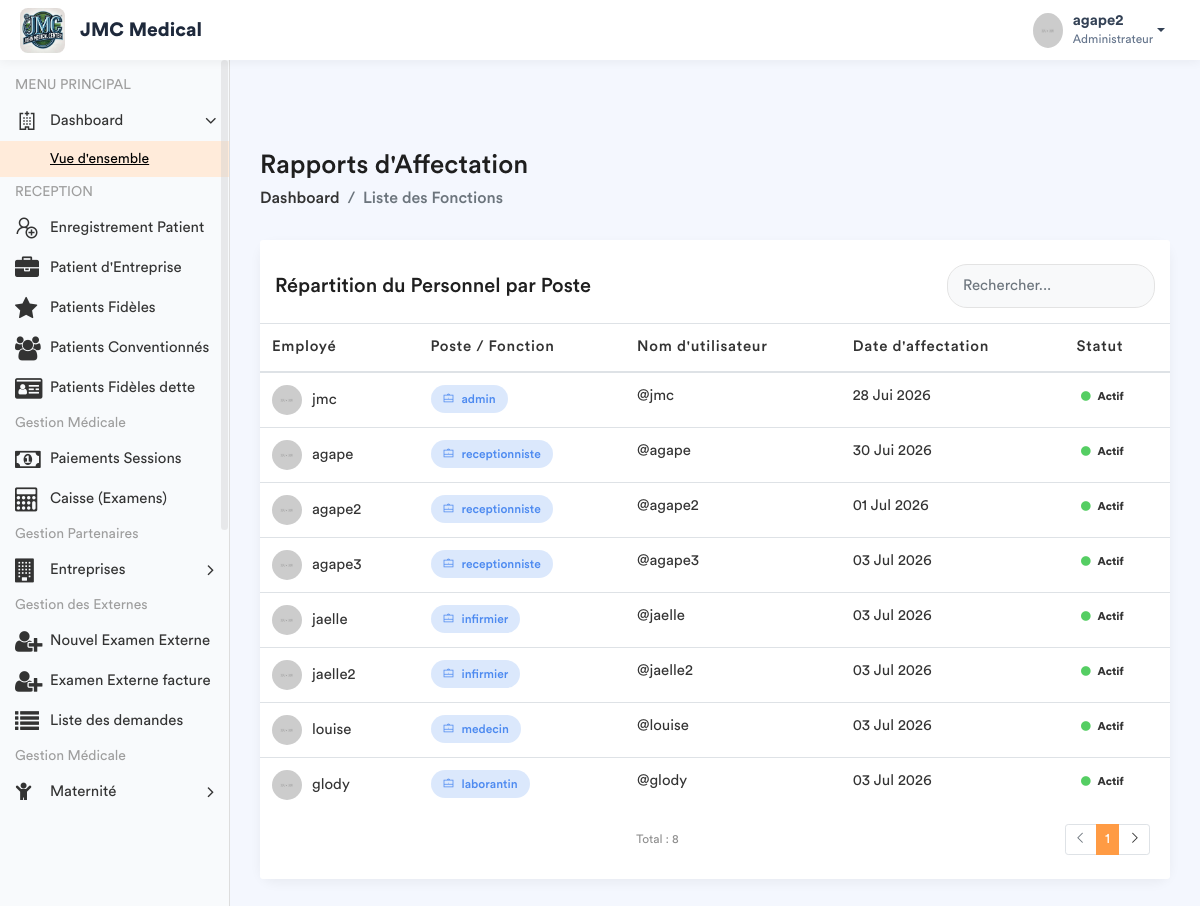
The page /employe-poste/ (signed in) on the database its author committed.
### app/models.py (models this page shows, shortened)
class Fonction(models.Model):
    fonctionKey = models.ForeignKey(Role, on_delete=models.SET_NULL, null=True)
    userKey = models.ForeignKey(User, on_delete=models.SET_NULL, null=True, related_name='user_fonction')
    autorisation = models.CharField(max_length=30, default='oui')
    hopital = models.ForeignKey(Hopital , on_delete=models.SET_NULL, null = True , related_name= 'hopital_fonction')

class Role(models.Model):
    roleName = models.CharField(max_length=30)

### app/views.py (the view)
# urls.py: path('employe-poste/', views.liste_employe_poste, name='liste_employe_poste'),
@login_required
def liste_employe_poste(request):
    role_user = Fonction.objects.filter(userKey=request.user).first()
    fonctionKey = role_user.fonctionKey.roleName if role_user else None
    liste_postes = Fonction.objects.all().select_related('userKey', 'fonctionKey')
    context = {
        'liste_postes': liste_postes,
        'fonctionKey': fonctionKey,
    }
    return render(request, 'back-end/liste_fonctions.html', context)

### app/templates/back-end/liste_fonctions.html (shortened to what this page needs)
<!DOCTYPE html>
{% load static %}
<html lang="fr">
    <head>
        {% include 'back-end/includes/css.html'%}
    </head>
    <body>
        <div class="main-wrapper">
            {% include 'back-end/includes/header.html'%}
            {% include 'back-end/includes/sidebar.html'%}
            <div class="page-wrapper">
                <div class="content container-fluid">
                    <div class="page-header">
                        <div class="row align-items-center">
                            <div class="col">
                                <h3 class="page-title">Rapports d'Affectation</h3>
                                <ul class="breadcrumb">
                                    <li class="breadcrumb-item"><a href="{% url 'dashboard' %}">Dashboard</a></li>
                                    <li class="breadcrumb-item active">Liste des Fonctions</li>
                                </ul>
                            </div>
                        </div>
                    </div>
                    <div class="row">
                        <div class="col-md-12">
                            <div class="card card-table">
                                <div class="card-header bg-white border-0 pt-4">
                                    <div class="row align-items-center">
                                        <div class="col">
                                            <h4 class="card-title mb-0">Répartition du Personnel par Poste</h4>
                                        </div>
                                        <div class="col-auto">
                                            <div class="search-box-container">
                                                <input type="text" id="searchInput" class="form-control" placeholder="Rechercher...">
                                            </div>
                                        </div>
                                    </div>
                                </div>
                                <div class="card-body">
                                    <div class="table-responsive">
                                        <table class="table table-hover table-center mb-0">
                                            <thead>
                                                <tr>
                                                    <th>Employé</th>
                                                    <th>Poste / Fonction</th>
                                                    <th>Nom d'utilisateur</th>
                                                    <th>Date d'affectation</th>
                                                    <th>Statut</th>
                                                </tr>
                                            </thead>
                                            <tbody id="tableBody">
                                                {% for poste in liste_postes %}
                                                <tr>
                                                    <td>
                                                        <h2 class="table-avatar">
                                                            <img src="/static/back-end/assets/img/profiles/avatar-01.jpg" alt="">
                                                            {{ poste.userKey.get_full_name|default:poste.userKey.username }}
                                                        </h2>
                                                    </td>
                                                    <td>
                                                        <span class="badge bg-inverse-primary badge-role">
                                                            <i class="la la-briefcase mr-1"></i> {{ poste.fonctionKey.roleName }}
                                                        </span>
                                                    </td>
                                                    <td>@{{ poste.userKey.username }}</td>
                                                    <td>{{ poste.userKey.date_joined|date:"d M Y" }}</td>
                                                    <td>
                                                        {% if poste.userKey.is_active %}
                                                            <span class="badge badge-success-border"><i class="fa fa-circle text-success mr-1"></i> Actif</span>
                                                        {% else %}
                                                            <span class="badge badge-danger-border"><i class="fa fa-circle text-danger mr-1"></i> Inactif</span>
                                                        {% endif %}
                                                    </td>
                                                </tr>
                                                {% empty %}
                                                <tr>
                                                    <td colspan="6" class="text-center text-muted py-4">
                                                        Aucune affectation enregistrée.
                                                    </td>
                                                </tr>
                                                {% endfor %}
                                            </tbody>
                                        </table>
                                    </div>
                                </div>
                                <div class="card-footer bg-white border-0 pb-4">
                                    <div class="row align-items-center">
                                        <div class="col">
                                            <small class="text-muted">Total : {{ liste_postes|length }}</small>
                                        </div>
                                        <div class="col-auto">
                                            <ul class="pagination pagination-sm mb-0">
                                                <li class="page-item disabled"><a class="page-link" href="#"><i class="la la-angle-left"></i></a></li>
                                                <li class="page-item active"><a class="page-link" href="#">1</a></li>
                                                <li class="page-item"><a class="page-link" href="#"><i class="la la-angle-right"></i></a></li>
                                            </ul>
                                        </div>
                                    </div>
                                </div>
                            </div>
                        </div>
                    </div>
                </div>
            </div>
        </div>
    </body>
</html>

### app/templates/back-end/includes/header.html (shortened to what this page needs)
{% load static %}
<header class="header-modern" style="background: #ffffff; height: 60px; box-shadow: 0 2px 10px rgba(0,0,0,0.05); display: flex; align-items: center; padding: 0 20px; position: relative; z-index: 1060;">
    <div class="header-left" style="display: flex; align-items: center;">
        <a href="{% url 'home' %}" class="logo">
            <img src="{% static 'front-end/assets/img/dr/jmc.jpeg' %}" width="45" height="45" alt="Moyanoli" style="border-radius: 8px;">
        </a>
        <span style="font-weight: 700; font-size: 1.2rem; margin-left: 15px; color: #1e293b;">JMC Medical</span>
    </div>
    <ul class="nav user-menu" style="list-style: none; display: flex; align-items: center; margin-left: auto;">
        <li class="nav-item dropdown has-arrow main-drop">
            <a href="#" class="dropdown-toggle nav-link" data-toggle="dropdown" style="display: flex; align-items: center; color: #334155; text-decoration: none;">
                <span class="user-img" style="margin-right: 10px;">
                    <img src="{% static 'back-end/assets/img/profiles/avatar-21.jpg' %}" width="35" height="35" alt="User" style="border-radius: 50%;">
                </span>
                <div style="line-height: 1.2;">
                    <span style="font-weight: 600; display: block;">{{ user.username }}</span>
                    <span style="font-size: 0.75rem; color: #64748b;">Administrateur</span>
                </div>
            </a>
        </li>
    </ul>
</header>

### app/templates/back-end/liste_fonctions.html (style rules this page uses)
.page-wrapper { background-color: #f4f7fe; }
.card-table { border: none; border-radius: 15px; box-shadow: 0 4px 12px rgba(0,0,0,0.05); }
.badge-role { padding: 8px 12px; border-radius: 20px; font-weight: 500; font-size: 12px; }
.table-avatar img { width: 30px; height: 30px; border-radius: 50%; margin-right: 10px; }
.search-box-container { max-width: 300px; }
.search-box-container .form-control { border-radius: 20px; padding-left: 15px; background-color: #f8f9fa; border: 1px solid #e3e3e3; }

### rows shown on the page
Fonction: userKey.get_full_name "jmc", fonctionKey.roleName "admin", userKey.username "jmc", userKey.date_joined "28 Jui 2026", shows "Actif"
Fonction: userKey.get_full_name "agape", fonctionKey.roleName "receptionniste", userKey.username "agape", userKey.date_joined "30 Jui 2026", shows "Actif"
Fonction: userKey.get_full_name "agape2", fonctionKey.roleName "receptionniste", userKey.username "agape2", userKey.date_joined "01 Jul 2026", shows "Actif"
Fonction: userKey.get_full_name "agape3", fonctionKey.roleName "receptionniste", userKey.username "agape3", userKey.date_joined "03 Jul 2026", shows "Actif"
Fonction: userKey.get_full_name "jaelle", fonctionKey.roleName "infirmier", userKey.username "jaelle", userKey.date_joined "03 Jul 2026", shows "Actif"
Fonction: userKey.get_full_name "jaelle2", fonctionKey.roleName "infirmier", userKey.username "jaelle2", userKey.date_joined "03 Jul 2026", shows "Actif"
Fonction: userKey.get_full_name "louise", fonctionKey.roleName "medecin", userKey.username "louise", userKey.date_joined "03 Jul 2026", shows "Actif"
Fonction: userKey.get_full_name "glody", fonctionKey.roleName "laborantin", userKey.username "glody", userKey.date_joined "03 Jul 2026", shows "Actif"

### other values the page prints
{{ user.username }} "agape2"
{{ liste_postes|length }} "8"
